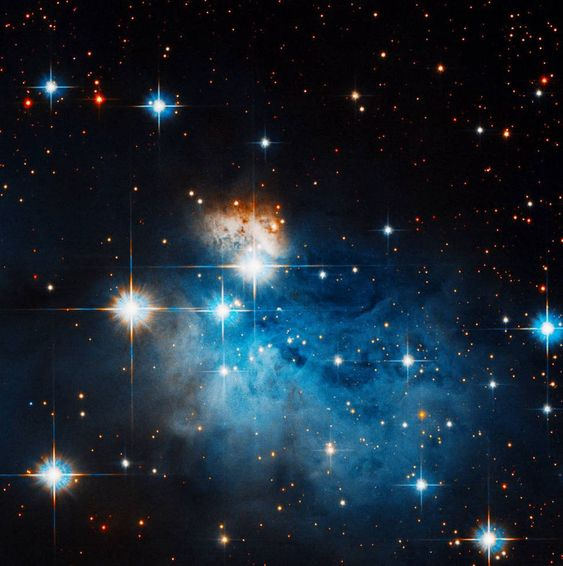
#> input picture image/max.jpg, 563 x 566 px
$ python madian-min-max.py
#> lines starting #> are read from the running program, lines starting #| are printed output that depends on the picture
from scipy import ndimage
import matplotlib.pyplot as plt
import numpy as np

# Load image
img = plt.imread('image/max.jpg')
#> img is the input picture: shape (566, 563, 3); mean R, G, B 25.3, 38.2, 50

# Apply median filter
img_median = ndimage.median_filter(img, size=3)

# Apply minimum filter
img_min = ndimage.minimum_filter(img, size=3)
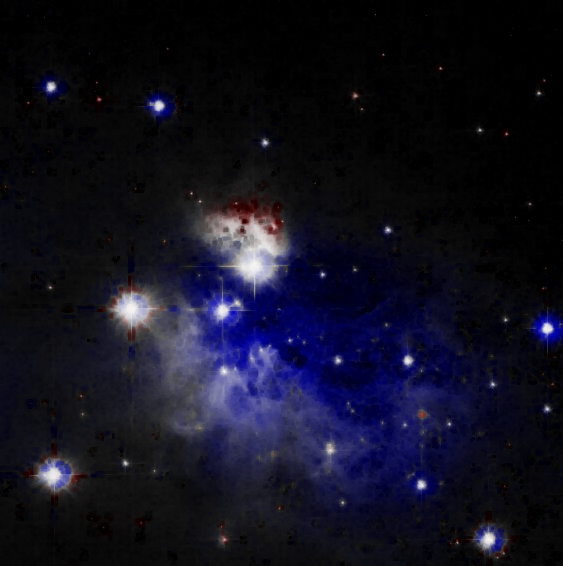
#> img_min: shape (566, 563, 3); mean R, G, B 17.1, 16.5, 31.8

# Apply maximum filter
img_max = ndimage.maximum_filter(img, size=3)
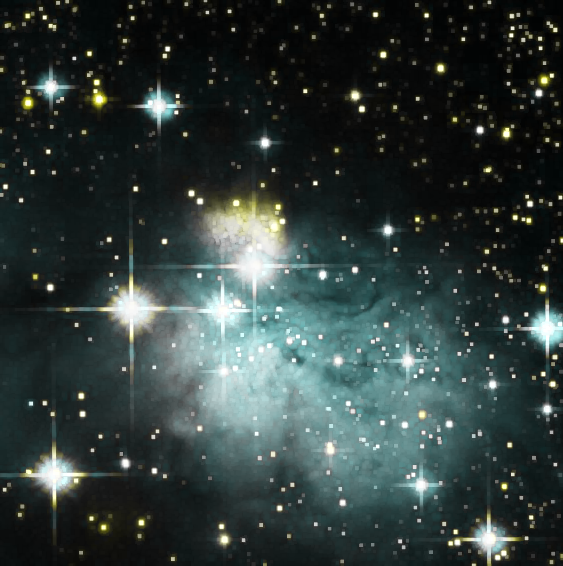
#> img_max: shape (566, 563, 3); mean R, G, B 48.5, 60.6, 58.5

# Show original image and filtered images side by side
fig, ax = plt.subplots(nrows=1, ncols=4, figsize=(10, 5))

ax[0].imshow(img)
ax[0].set_title('Original Image')

ax[1].imshow(img_median)
ax[1].set_title('Median Filter')

ax[2].imshow(img_min)
ax[2].set_title('Min Filter')

ax[3].imshow(img_max)
ax[3].set_title('Max Filter')

plt.show()
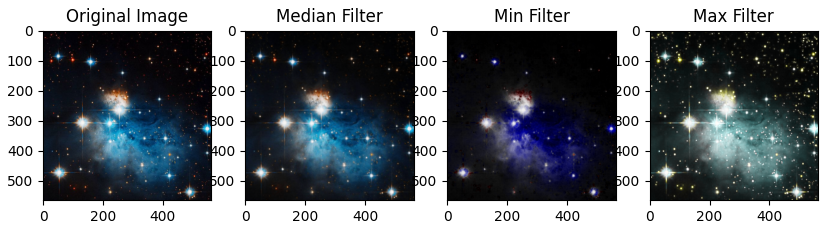
#> figure drawn by matplotlib, 4 panels

$ run again, with image/DFT.jpg copied over image/max.jpg
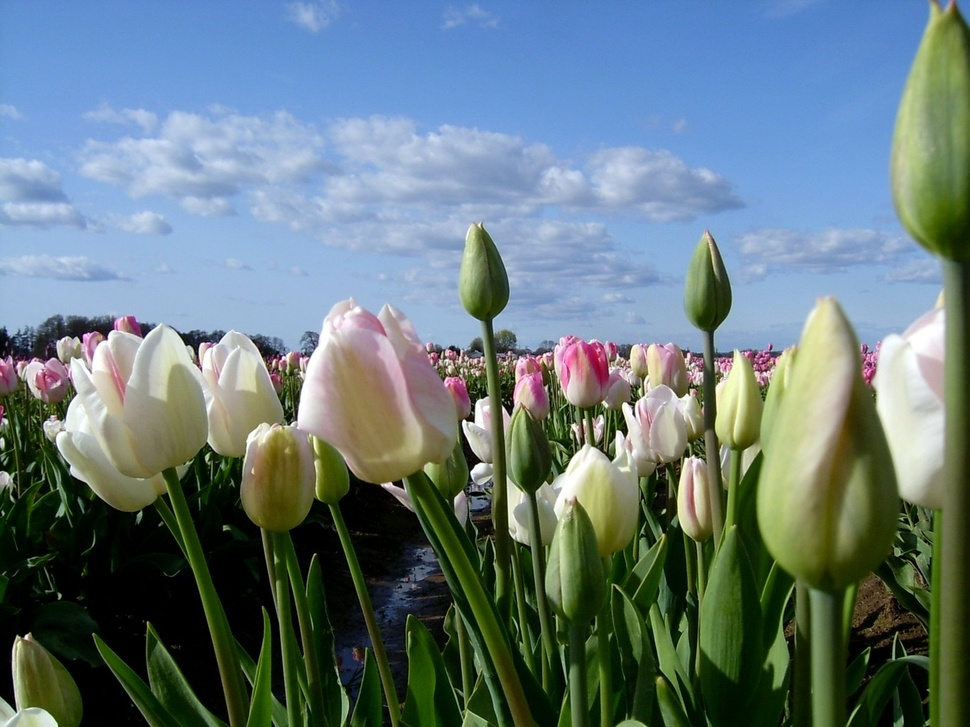
#> input picture image/DFT.jpg, 970 x 727 px, shrunk from 1600 x 1200 before the run
#> img is the input picture: shape (727, 970, 3); mean R, G, B 102.7, 122.1, 125.8
#> `img_max = ndimage.maximum_filter(img, size=3)`:
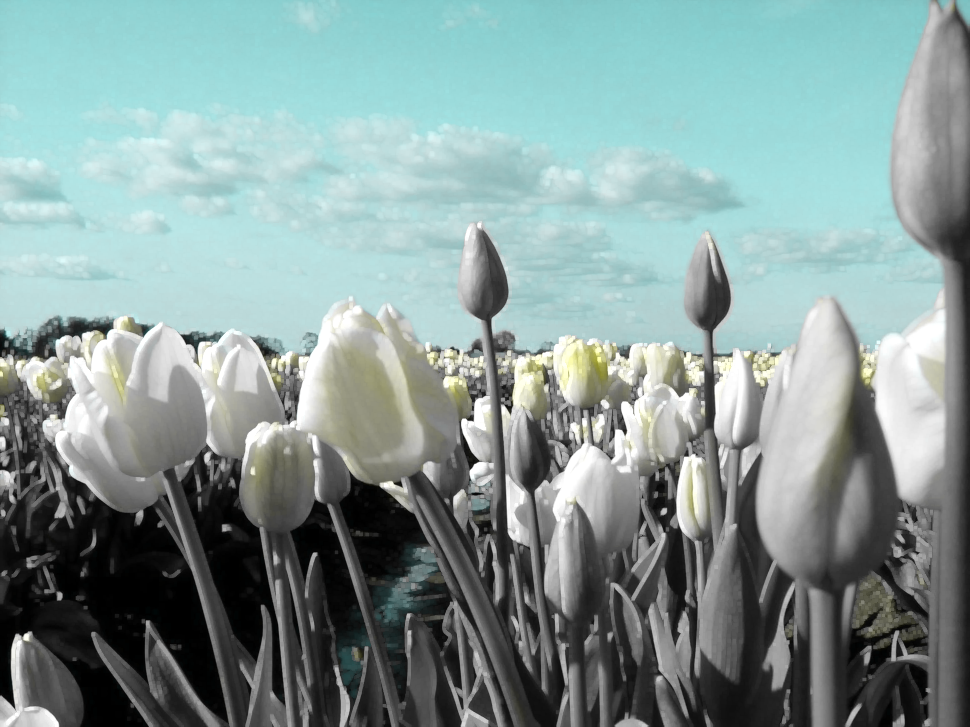
#> img_max: shape (727, 970, 3); mean R, G, B 132.9, 153.5, 151.9
#> `plt.show()`:
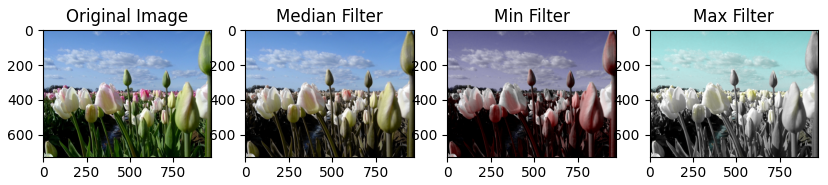
#> figure drawn by matplotlib, 4 panels
